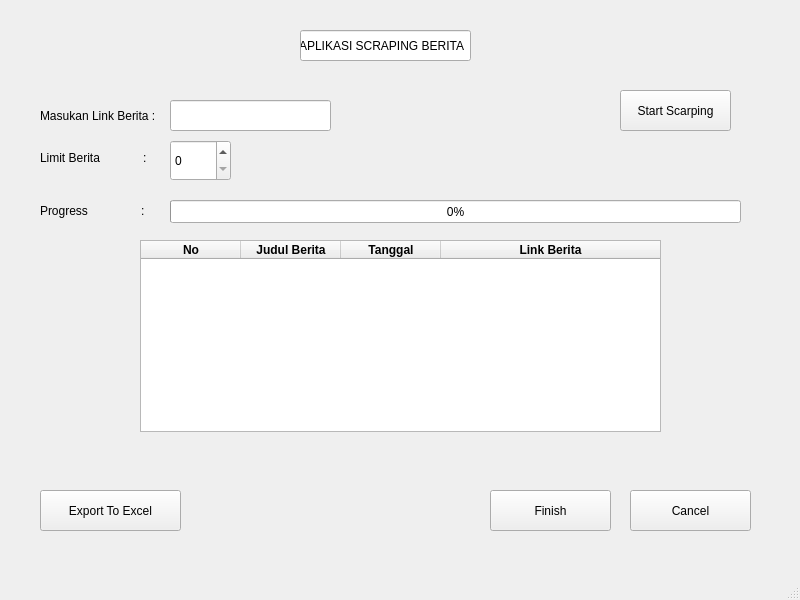
<?xml version="1.0" encoding="UTF-8"?>
<ui version="4.0">
 <class>AplikasiScrapingBeritaD5</class>
 <widget class="QMainWindow" name="AplikasiScrapingBeritaD5">
  <property name="geometry">
   <rect>
    <x>0</x>
    <y>0</y>
    <width>800</width>
    <height>600</height>
   </rect>
  </property>
  <property name="mouseTracking">
   <bool>true</bool>
  </property>
  <property name="tabletTracking">
   <bool>true</bool>
  </property>
  <property name="windowTitle">
   <string>AplikasiScrapingBeritaD5</string>
  </property>
  <property name="autoFillBackground">
   <bool>true</bool>
  </property>
  <widget class="QWidget" name="centralwidget">
   <property name="mouseTracking">
    <bool>true</bool>
   </property>
   <property name="tabletTracking">
    <bool>true</bool>
   </property>
   <property name="autoFillBackground">
    <bool>true</bool>
   </property>
   <widget class="QLineEdit" name="lineEdit">
    <property name="geometry">
     <rect>
      <x>300</x>
      <y>30</y>
      <width>171</width>
      <height>31</height>
     </rect>
    </property>
    <property name="text">
     <string>APLIKASI SCRAPING BERITA </string>
    </property>
    <property name="maxLength">
     <number>4000</number>
    </property>
    <property name="frame">
     <bool>true</bool>
    </property>
    <property name="cursorPosition">
     <number>25</number>
    </property>
    <property name="dragEnabled">
     <bool>true</bool>
    </property>
    <property name="readOnly">
     <bool>true</bool>
    </property>
    <property name="clearButtonEnabled">
     <bool>false</bool>
    </property>
   </widget>
   <widget class="QLabel" name="label">
    <property name="geometry">
     <rect>
      <x>40</x>
      <y>100</y>
      <width>131</width>
      <height>31</height>
     </rect>
    </property>
    <property name="mouseTracking">
     <bool>true</bool>
    </property>
    <property name="tabletTracking">
     <bool>true</bool>
    </property>
    <property name="text">
     <string>Masukan Link Berita :</string>
    </property>
   </widget>
   <widget class="QLineEdit" name="lineEdit_2">
    <property name="geometry">
     <rect>
      <x>170</x>
      <y>100</y>
      <width>161</width>
      <height>31</height>
     </rect>
    </property>
   </widget>
   <widget class="QLabel" name="label_2">
    <property name="geometry">
     <rect>
      <x>40</x>
      <y>150</y>
      <width>121</width>
      <height>16</height>
     </rect>
    </property>
    <property name="mouseTracking">
     <bool>true</bool>
    </property>
    <property name="tabletTracking">
     <bool>true</bool>
    </property>
    <property name="text">
     <string>Limit Berita             : </string>
    </property>
   </widget>
   <widget class="QSpinBox" name="spinBox">
    <property name="geometry">
     <rect>
      <x>170</x>
      <y>140</y>
      <width>61</width>
      <height>41</height>
     </rect>
    </property>
    <property name="mouseTracking">
     <bool>true</bool>
    </property>
   </widget>
   <widget class="QPushButton" name="pushButton">
    <property name="geometry">
     <rect>
      <x>620</x>
      <y>90</y>
      <width>111</width>
      <height>41</height>
     </rect>
    </property>
    <property name="mouseTracking">
     <bool>true</bool>
    </property>
    <property name="text">
     <string>Start Scarping</string>
    </property>
   </widget>
   <widget class="QPushButton" name="pushButton_2">
    <property name="geometry">
     <rect>
      <x>40</x>
      <y>490</y>
      <width>141</width>
      <height>41</height>
     </rect>
    </property>
    <property name="mouseTracking">
     <bool>true</bool>
    </property>
    <property name="text">
     <string>Export To Excel</string>
    </property>
   </widget>
   <widget class="QPushButton" name="pushButton_3">
    <property name="geometry">
     <rect>
      <x>490</x>
      <y>490</y>
      <width>121</width>
      <height>41</height>
     </rect>
    </property>
    <property name="mouseTracking">
     <bool>true</bool>
    </property>
    <property name="text">
     <string>Finish</string>
    </property>
   </widget>
   <widget class="QPushButton" name="pushButton_4">
    <property name="geometry">
     <rect>
      <x>630</x>
      <y>490</y>
      <width>121</width>
      <height>41</height>
     </rect>
    </property>
    <property name="mouseTracking">
     <bool>true</bool>
    </property>
    <property name="text">
     <string>Cancel</string>
    </property>
   </widget>
   <widget class="QLabel" name="label_3">
    <property name="geometry">
     <rect>
      <x>40</x>
      <y>200</y>
      <width>121</width>
      <height>21</height>
     </rect>
    </property>
    <property name="mouseTracking">
     <bool>true</bool>
    </property>
    <property name="tabletTracking">
     <bool>true</bool>
    </property>
    <property name="text">
     <string>Progress                :</string>
    </property>
   </widget>
   <widget class="QProgressBar" name="progressBar">
    <property name="geometry">
     <rect>
      <x>170</x>
      <y>200</y>
      <width>571</width>
      <height>23</height>
     </rect>
    </property>
    <property name="mouseTracking">
     <bool>true</bool>
    </property>
    <property name="tabletTracking">
     <bool>true</bool>
    </property>
    <property name="autoFillBackground">
     <bool>true</bool>
    </property>
    <property name="value">
     <number>0</number>
    </property>
   </widget>
   <widget class="QTableWidget" name="tableWidget">
    <property name="geometry">
     <rect>
      <x>140</x>
      <y>240</y>
      <width>521</width>
      <height>192</height>
     </rect>
    </property>
    <property name="minimumSize">
     <size>
      <width>521</width>
      <height>0</height>
     </size>
    </property>
    <property name="mouseTracking">
     <bool>true</bool>
    </property>
    <property name="tabletTracking">
     <bool>true</bool>
    </property>
    <property name="lineWidth">
     <number>1</number>
    </property>
    <property name="rowCount">
     <number>0</number>
    </property>
    <property name="columnCount">
     <number>4</number>
    </property>
    <attribute name="horizontalHeaderVisible">
     <bool>true</bool>
    </attribute>
    <attribute name="horizontalHeaderCascadingSectionResizes">
     <bool>false</bool>
    </attribute>
    <attribute name="horizontalHeaderStretchLastSection">
     <bool>true</bool>
    </attribute>
    <attribute name="verticalHeaderVisible">
     <bool>false</bool>
    </attribute>
    <attribute name="verticalHeaderDefaultSectionSize">
     <number>40</number>
    </attribute>
    <attribute name="verticalHeaderHighlightSections">
     <bool>false</bool>
    </attribute>
    <column>
     <property name="text">
      <string>No</string>
     </property>
     <property name="font">
      <font>
       <weight>75</weight>
       <bold>true</bold>
      </font>
     </property>
    </column>
    <column>
     <property name="text">
      <string>Judul Berita</string>
     </property>
     <property name="font">
      <font>
       <weight>75</weight>
       <bold>true</bold>
      </font>
     </property>
    </column>
    <column>
     <property name="text">
      <string>Tanggal</string>
     </property>
     <property name="font">
      <font>
       <weight>75</weight>
       <bold>true</bold>
      </font>
     </property>
    </column>
    <column>
     <property name="text">
      <string notr="true">Link Berita</string>
     </property>
     <property name="font">
      <font>
       <weight>75</weight>
       <bold>true</bold>
      </font>
     </property>
    </column>
   </widget>
  </widget>
  <widget class="QMenuBar" name="menubar">
   <property name="geometry">
    <rect>
     <x>0</x>
     <y>0</y>
     <width>800</width>
     <height>26</height>
    </rect>
   </property>
   <property name="autoFillBackground">
    <bool>true</bool>
   </property>
  </widget>
  <widget class="QStatusBar" name="statusbar">
   <property name="mouseTracking">
    <bool>true</bool>
   </property>
  </widget>
 </widget>
 <resources/>
 <connections/>
</ui>
